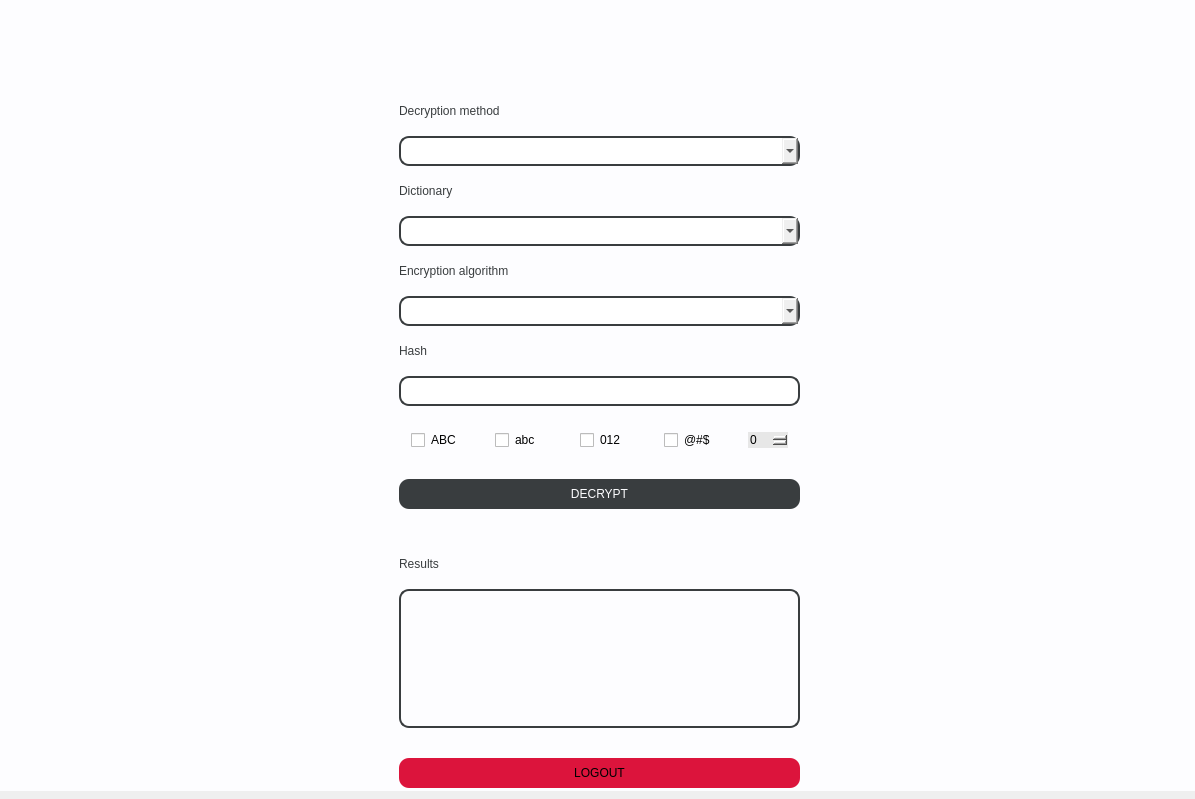
<?xml version="1.0" encoding="UTF-8"?>
<ui version="4.0">
 <class>Dialog</class>
 <widget class="QDialog" name="Dialog">
  <property name="geometry">
   <rect>
    <x>0</x>
    <y>0</y>
    <width>1195</width>
    <height>799</height>
   </rect>
  </property>
  <property name="windowTitle">
   <string>Dialog</string>
  </property>
  <widget class="QWidget" name="bgwidget" native="true">
   <property name="geometry">
    <rect>
     <x>0</x>
     <y>-10</y>
     <width>1201</width>
     <height>801</height>
    </rect>
   </property>
   <property name="minimumSize">
    <size>
     <width>300</width>
     <height>50</height>
    </size>
   </property>
   <property name="styleSheet">
    <string notr="true">QWidget#bgwidget{
	background-color: rgb(253, 253, 255);
}</string>
   </property>
   <widget class="QWidget" name="horizontalLayoutWidget">
    <property name="geometry">
     <rect>
      <x>-1</x>
      <y>6</y>
      <width>1201</width>
      <height>812</height>
     </rect>
    </property>
    <layout class="QHBoxLayout" name="horizontalLayout">
     <item>
      <spacer name="horizontalSpacer">
       <property name="orientation">
        <enum>Qt::Horizontal</enum>
       </property>
       <property name="sizeHint" stdset="0">
        <size>
         <width>40</width>
         <height>20</height>
        </size>
       </property>
      </spacer>
     </item>
     <item>
      <layout class="QVBoxLayout" name="verticalLayout">
       <property name="spacing">
        <number>10</number>
       </property>
       <property name="topMargin">
        <number>100</number>
       </property>
       <property name="bottomMargin">
        <number>20</number>
       </property>
       <item>
        <widget class="QLabel" name="lbl_metoda">
         <property name="maximumSize">
          <size>
           <width>16777215</width>
           <height>30</height>
          </size>
         </property>
         <property name="styleSheet">
          <string notr="true">font: 63 14pt &quot;Saira SemiCondensed SemiBold&quot;;
color: rgb(57, 61, 63);

</string>
         </property>
         <property name="text">
          <string>Decryption method</string>
         </property>
        </widget>
       </item>
       <item>
        <widget class="QComboBox" name="combo_metody">
         <property name="minimumSize">
          <size>
           <width>0</width>
           <height>30</height>
          </size>
         </property>
         <property name="styleSheet">
          <string notr="true">border-color: rgb(57, 61, 63);;
border-radius: 10px;
border-style: solid;
border-width: 2px</string>
         </property>
        </widget>
       </item>
       <item>
        <widget class="QLabel" name="lbl_slownik">
         <property name="minimumSize">
          <size>
           <width>0</width>
           <height>30</height>
          </size>
         </property>
         <property name="maximumSize">
          <size>
           <width>16777215</width>
           <height>30</height>
          </size>
         </property>
         <property name="styleSheet">
          <string notr="true">font: 63 14pt &quot;Saira SemiCondensed SemiBold&quot;;
color: rgb(57, 61, 63);

</string>
         </property>
         <property name="text">
          <string>Dictionary</string>
         </property>
        </widget>
       </item>
       <item>
        <widget class="QComboBox" name="combo_slowniki">
         <property name="minimumSize">
          <size>
           <width>0</width>
           <height>30</height>
          </size>
         </property>
         <property name="styleSheet">
          <string notr="true">border-color: rgb(57, 61, 63);;
border-radius: 10px;
border-style: solid;
border-width: 2px</string>
         </property>
        </widget>
       </item>
       <item>
        <widget class="QLabel" name="lbl_algorytm">
         <property name="maximumSize">
          <size>
           <width>16777215</width>
           <height>30</height>
          </size>
         </property>
         <property name="styleSheet">
          <string notr="true">font: 63 14pt &quot;Saira SemiCondensed SemiBold&quot;;
color: rgb(57, 61, 63);

</string>
         </property>
         <property name="text">
          <string>Encryption algorithm</string>
         </property>
        </widget>
       </item>
       <item>
        <widget class="QComboBox" name="combo_algorytmy">
         <property name="sizePolicy">
          <sizepolicy hsizetype="Preferred" vsizetype="Fixed">
           <horstretch>0</horstretch>
           <verstretch>30</verstretch>
          </sizepolicy>
         </property>
         <property name="minimumSize">
          <size>
           <width>0</width>
           <height>30</height>
          </size>
         </property>
         <property name="styleSheet">
          <string notr="true">border-color: rgb(57, 61, 63);;
border-radius: 10px;
border-style: solid;
border-width: 2px</string>
         </property>
        </widget>
       </item>
       <item>
        <widget class="QLabel" name="lbl_hash">
         <property name="maximumSize">
          <size>
           <width>16777215</width>
           <height>30</height>
          </size>
         </property>
         <property name="styleSheet">
          <string notr="true">font: 63 14pt &quot;Saira SemiCondensed SemiBold&quot;;
color: rgb(57, 61, 63);

</string>
         </property>
         <property name="text">
          <string>Hash</string>
         </property>
        </widget>
       </item>
       <item>
        <widget class="QLineEdit" name="txtField_hash">
         <property name="minimumSize">
          <size>
           <width>0</width>
           <height>30</height>
          </size>
         </property>
         <property name="styleSheet">
          <string notr="true">border-color: rgb(57, 61, 63);;
border-radius: 10px;
border-style: solid;
border-width: 2px</string>
         </property>
        </widget>
       </item>
       <item>
        <widget class="QGroupBox" name="horizontalGroupBox_2">
         <property name="maximumSize">
          <size>
           <width>16777215</width>
           <height>40</height>
          </size>
         </property>
         <property name="styleSheet">
          <string notr="true">border:0px</string>
         </property>
         <layout class="QHBoxLayout" name="horizontalLayout_2">
          <property name="sizeConstraint">
           <enum>QLayout::SetMinimumSize</enum>
          </property>
          <item>
           <widget class="QCheckBox" name="checkBox">
            <property name="maximumSize">
             <size>
              <width>16777215</width>
              <height>20</height>
             </size>
            </property>
            <property name="text">
             <string>ABC</string>
            </property>
           </widget>
          </item>
          <item>
           <widget class="QCheckBox" name="checkBox_3">
            <property name="maximumSize">
             <size>
              <width>16777215</width>
              <height>20</height>
             </size>
            </property>
            <property name="text">
             <string>abc</string>
            </property>
           </widget>
          </item>
          <item>
           <widget class="QCheckBox" name="checkBox_2">
            <property name="maximumSize">
             <size>
              <width>16777215</width>
              <height>20</height>
             </size>
            </property>
            <property name="text">
             <string>012</string>
            </property>
           </widget>
          </item>
          <item>
           <widget class="QCheckBox" name="checkBox_4">
            <property name="maximumSize">
             <size>
              <width>16777215</width>
              <height>20</height>
             </size>
            </property>
            <property name="text">
             <string>@#$</string>
            </property>
           </widget>
          </item>
          <item>
           <widget class="QSpinBox" name="spinBox">
            <property name="maximumSize">
             <size>
              <width>40</width>
              <height>20</height>
             </size>
            </property>
            <property name="styleSheet">
             <string notr="true">background-color: rgb(231, 231, 231);</string>
            </property>
            <property name="maximum">
             <number>12</number>
            </property>
           </widget>
          </item>
         </layout>
        </widget>
       </item>
       <item>
        <spacer name="verticalSpacer_2">
         <property name="orientation">
          <enum>Qt::Vertical</enum>
         </property>
         <property name="sizeType">
          <enum>QSizePolicy::Fixed</enum>
         </property>
         <property name="sizeHint" stdset="0">
          <size>
           <width>5</width>
           <height>10</height>
          </size>
         </property>
        </spacer>
       </item>
       <item>
        <widget class="QPushButton" name="btn_decode">
         <property name="minimumSize">
          <size>
           <width>0</width>
           <height>30</height>
          </size>
         </property>
         <property name="styleSheet">
          <string notr="true">font: 63 10pt &quot;Saira SemiCondensed SemiBold&quot;;
background-color: rgb(57, 61, 63);
color: rgb(253, 253, 255);
border-radius: 10px;</string>
         </property>
         <property name="text">
          <string>DECRYPT</string>
         </property>
        </widget>
       </item>
       <item>
        <spacer name="verticalSpacer">
         <property name="orientation">
          <enum>Qt::Vertical</enum>
         </property>
         <property name="sizeType">
          <enum>QSizePolicy::Fixed</enum>
         </property>
         <property name="sizeHint" stdset="0">
          <size>
           <width>5</width>
           <height>30</height>
          </size>
         </property>
        </spacer>
       </item>
       <item>
        <widget class="QLabel" name="lbl_wynik">
         <property name="maximumSize">
          <size>
           <width>16777215</width>
           <height>30</height>
          </size>
         </property>
         <property name="styleSheet">
          <string notr="true">font: 63 14pt &quot;Saira SemiCondensed SemiBold&quot;;
color: rgb(57, 61, 63);

</string>
         </property>
         <property name="text">
          <string>Results</string>
         </property>
        </widget>
       </item>
       <item>
        <widget class="QLabel" name="lbl_wynik_out">
         <property name="minimumSize">
          <size>
           <width>0</width>
           <height>50</height>
          </size>
         </property>
         <property name="maximumSize">
          <size>
           <width>16777215</width>
           <height>200</height>
          </size>
         </property>
         <property name="styleSheet">
          <string notr="true">border-color: rgb(57, 61, 63);;
border-radius: 10px;
border-style: solid;
border-width: 2px</string>
         </property>
         <property name="text">
          <string/>
         </property>
        </widget>
       </item>
       <item>
        <spacer name="verticalSpacer_3">
         <property name="orientation">
          <enum>Qt::Vertical</enum>
         </property>
         <property name="sizeType">
          <enum>QSizePolicy::Fixed</enum>
         </property>
         <property name="sizeHint" stdset="0">
          <size>
           <width>5</width>
           <height>20</height>
          </size>
         </property>
        </spacer>
       </item>
       <item>
        <widget class="QPushButton" name="btn_logout">
         <property name="minimumSize">
          <size>
           <width>0</width>
           <height>30</height>
          </size>
         </property>
         <property name="styleSheet">
          <string notr="true">font: 63 10pt &quot;Saira SemiCondensed SemiBold&quot;;
background-color: rgb(220,20,60);
color: rgb(0, 0, 0);
border-radius: 10px;</string>
         </property>
         <property name="text">
          <string>LOGOUT</string>
         </property>
        </widget>
       </item>
      </layout>
     </item>
     <item>
      <spacer name="horizontalSpacer_2">
       <property name="orientation">
        <enum>Qt::Horizontal</enum>
       </property>
       <property name="sizeHint" stdset="0">
        <size>
         <width>40</width>
         <height>20</height>
        </size>
       </property>
      </spacer>
     </item>
    </layout>
   </widget>
  </widget>
 </widget>
 <resources/>
 <connections/>
</ui>
